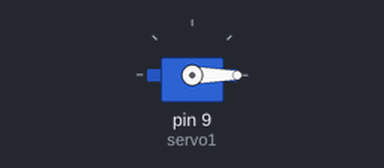
The sketch below on a simulated Arduino Uno, built with avr-gcc and run on an emulated ATmega328P. Shown: servo.

Above: at 0.05 s.
Timing chart, 0 to 3.0 s (numbered marks = the images above):
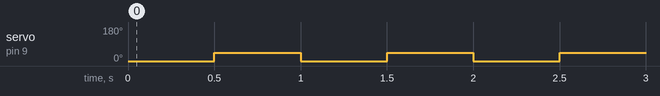

The sketch:

estudoDeBibliotecasExemplo1.ino
```cpp
/**
 * Estudo das bibliotecas
 * Ex.1 Controle de um micro servo usando biblioteca interna
 * @author BabbyWitt
 */

// a linha abaixo inclui a biblioteca Servo
#include <Servo.h>

// a linha abaixo cria um objeto de nome servo1 usando a classe modelo Servo
Servo servo1;

void setup() {
  servo1.attach (9);
}

void loop() {
  servo1.write (0); //0 a 180º
  delay (500);
  servo1.write (45);
  delay (500);

}
```

Measured:
- by itself, servo on pin 9 (servo1): alternates 45° for 0.50 s and 0° for 0.50 s
